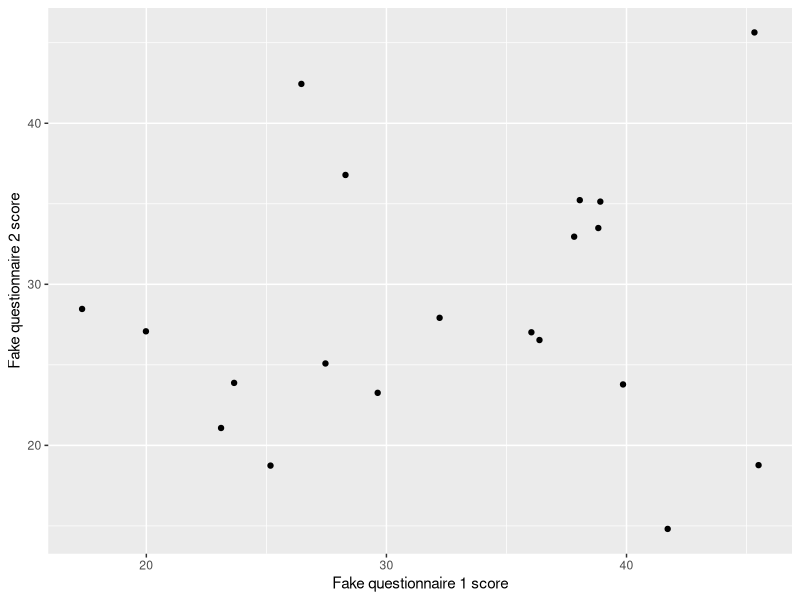
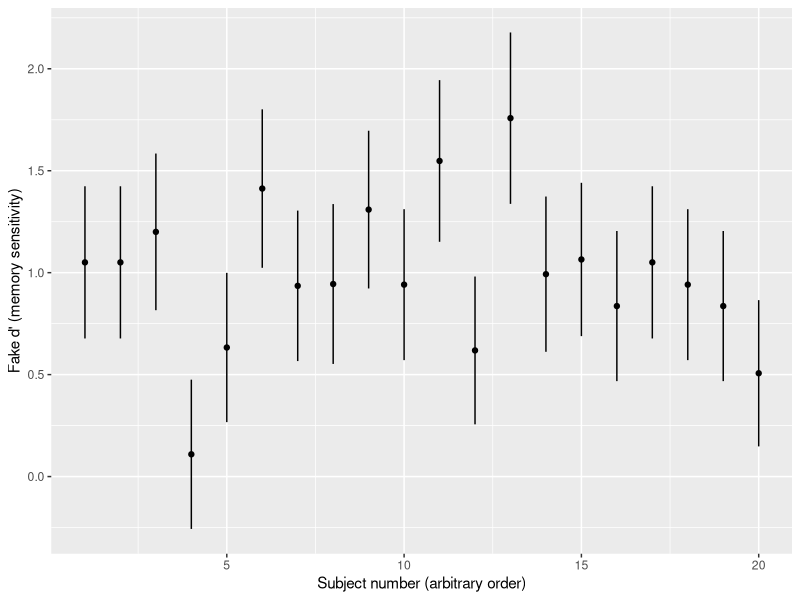

Write the R code that produced these figures, in order.
## ---- chunk 1
knitr::opts_chunk$set(echo = TRUE)
require(tidyverse)
require(broom)
## ---- chunk 2
# 20 fake subjects, 50 fake trials per subject

# Will simulate the person-level variables FIRST,
# then expand to simulate the trial-level variables
raw <- tibble(id = 1L:20L,
              age = sample(18L:35L, size = 20, replace = TRUE),
              # assuming binary gender for the purposes of this simulation
              gender = sample(c("male", "female"), size = 20, replace = TRUE)) %>%
  # simulating some "questionnaire" scores; person-level
  mutate(q_1 = rnorm(n = n(), mean = 30, sd = 10),
              q_2 = rnorm(n = n(), mean = 30, sd = 10),
              q_3 = rnorm(n = n(), mean = 30, sd = 10)) %>%
  # slice() subsets rows by position; you can use it to repeat rows by repeating position indices
  slice(rep(1:n(), each = 50)) %>%
  # We'll get to this in a bit--this causes every "group"
  # aka every set of rows with the same value for "id", to behave as an independent df
  group_by(id) %>%
  # I just want to have a column for "trial order", I like those in my task data
  mutate(trial_num = 1:n(),
         # Each subject sees half OLD and half NEW trials in this recognition memory task
         is_old = rep(0L:1L, times = n()/2),
         # I'm shuffling the order of "old" and "new" trials in my fake memory task
         is_old = sample(is_old),
         # This will generate binary "old"/"new" responses corresponding roughly to a d' of 1
         # yep, everyone has the same d' today
         response = if_else(is_old == 1,
                            rbinom(n = n(), size = 1, prob = 0.7),
                            rbinom(n = n(), size = 1, prob = 0.3)),
         rt = rnorm(n = n(), mean = 3, sd = 1.5)) %>%
  ungroup()
## ---- chunk 3
mylist <- list(1,
               "one",
               c(1, 11, 111))

mylist
## ---- chunk 4
mylist[1]
## ---- chunk 5
mylist[2:3]
## ---- chunk 6
typeof(mylist[2:3])
## ---- chunk 7
mylist[[2]]
## ---- chunk 8
mylist[[3]]
## ---- chunk 9
typeof(mylist[[3]])
## ---- chunk 10
mylist <- list(first = 1,
               second = "one",
               third = c(1, 11, 111))

mylist
## ---- chunk 11
mylist["first"]
## ---- chunk 12
mylist[c("second", "third")]
## ---- chunk 13
mylist[["first"]]
## ---- chunk 14
mylist$third
## ---- chunk 15
starwars
## ---- chunk 16
starwars %>%
  select(name, films, vehicles, starships)
## ---- chunk 17
# These should be Luke's starships that he piloted at some point in the series
# since we saw earlier that he's the first row of the df
starwars$starships[1]
## ---- chunk 18
starwars$starships[[1]]
## ---- chunk 19
# This is good when you don't necessarily know the row number of what you're looking for
starwars$starships[starwars$name == "Han Solo"]
## ---- chunk 20
starwars$starships[starwars$name == "Han Solo"][[1]]
## ---- chunk 21
starwars_by_species_home <- starwars %>%
  group_by(species, homeworld) %>%
  nest(.key = "characters")

starwars_by_species_home
## ---- chunk 22
starwars_by_species_home$characters[[1]]
## ---- chunk 23
starwars_by_species_home %>%
  unnest(characters)
## ---- chunk 24
raw %>%
  mutate(rt_msec = 1000 * rt)
## ---- chunk 25
my_list <- list(rnorm(20),
                rnorm(20, mean = 1),
                rnorm(20, mean = 2))

map(my_list, ~mean(.))
## ---- chunk 26
nested <- raw %>%
  # gotta group by all the subject-level variables explicitly
  group_by(id, age, gender, q_1, q_2, q_3) %>%
  # then I'll rename the column that will contain the trialwise data
  nest(.key = "trials")
## ---- chunk 27
nested
## ---- chunk 28
nested$trials[[1]]
## ---- chunk 29
nested %>%
  mutate(rt_median = map_dbl(trials, ~median(.$rt)))
## ---- chunk 30
nested_summarized <- nested %>%
  mutate(summaries = map(trials,
                         ~.x %>%
                           # First, will group trials by actually old vs actually new
                           group_by(is_old) %>%
                           # Here, because both hits and FAs involve responding "old",
                           # we can calculate the SAME proportion for the two trial groups
                           summarize(rate_choose_old = mean(response)) %>%
                           # now, the summarized data is in semi-long form,
                           # with one row for the hits group and one row for the FAs group
                           # we will want these to be in different columns, so we will spread() them
                           # but first let's recode the grouping column
                           # because these values will become the new spread colnames
                           # and here we'll "rename" them before spreading
                           mutate(is_old = recode(is_old,
                                                  `0` = "rate_fa",
                                                  `1` = "rate_hit")) %>%
                           # now we will spread
                           spread(is_old, rate_choose_old)))
## ---- chunk 31
nested_summarized$summaries[[1]]
## ---- chunk 32
nested_summarized %>%
  unnest(summaries, .preserve = "trials")
## ---- chunk 33
nested_with_models <- nested %>%
  mutate(models = map(trials, ~glm(response ~ is_old, family = binomial(link = "probit"), data = .)))

nested_with_models
## ---- chunk 34
summary(nested_with_models$models[[1]])
## ---- chunk 35
nested_with_models <- nested %>%
  mutate(models = map(trials, ~glm(response ~ is_old, family = binomial(link = "probit"), data = .)),
         coefs = map(models, ~tidy(.)))

nested_with_models
## ---- chunk 36
nested_with_models$coefs[[1]]
## ---- chunk 37
nested_with_models %>%
  mutate(dprime = map_dbl(coefs, ~.$estimate[.$term == "is_old"]))
## ---- chunk 38
nested_with_models %>%
  unnest(coefs, .preserve = "trials")
## ---- chunk 39
nested_with_models %>%
  ggplot(aes(x = q_1, y = q_2)) +
  geom_point() +
  labs(x = "Fake questionnaire 1 score", y = "Fake questionnaire 2 score")
## ---- chunk 40
nested_with_models %>%
  # unnest the coefs column to get it into the main df
  # DON'T need to .preserve anything, since this data is only going into the plot
  unnest(coefs) %>%
  # I only want to plot the estimate values for the term is_old, which is the d' term
  filter(term == "is_old") %>%
  ggplot(aes(x = id, y = estimate)) +
  geom_errorbar(aes(ymin = estimate - std.error, ymax = estimate + std.error), width = 0) +
  geom_point() +
  labs(x = "Subject number (arbitrary order)", y = "Fake d' (memory sensitivity)")
